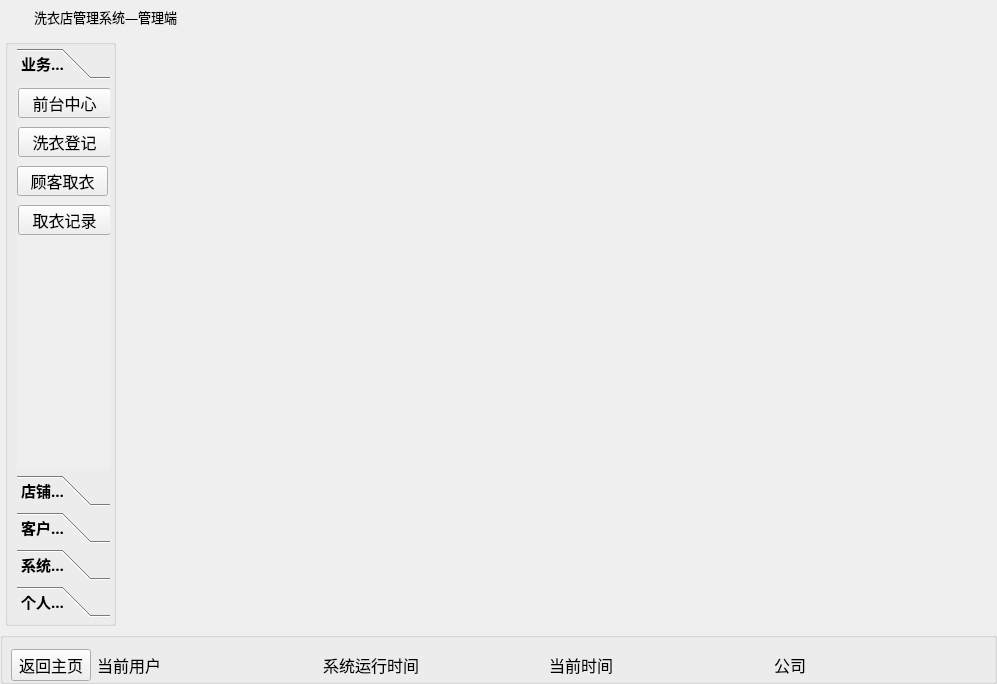
<?xml version="1.0" encoding="UTF-8"?>
<ui version="4.0">
 <class>Widget</class>
 <widget class="QWidget" name="Widget">
  <property name="geometry">
   <rect>
    <x>0</x>
    <y>0</y>
    <width>997</width>
    <height>684</height>
   </rect>
  </property>
  <property name="windowTitle">
   <string>Widget</string>
  </property>
  <layout class="QVBoxLayout" name="verticalLayout_4">
   <property name="leftMargin">
    <number>0</number>
   </property>
   <property name="topMargin">
    <number>0</number>
   </property>
   <property name="rightMargin">
    <number>0</number>
   </property>
   <property name="bottomMargin">
    <number>0</number>
   </property>
   <item>
    <layout class="QVBoxLayout" name="verticalLayout_3">
     <item>
      <widget class="QWidget" name="widget_title" native="true">
       <property name="sizePolicy">
        <sizepolicy hsizetype="Preferred" vsizetype="Maximum">
         <horstretch>0</horstretch>
         <verstretch>0</verstretch>
        </sizepolicy>
       </property>
       <property name="minimumSize">
        <size>
         <width>100</width>
         <height>33</height>
        </size>
       </property>
       <property name="mouseTracking">
        <bool>false</bool>
       </property>
       <layout class="QHBoxLayout" name="horizontalLayout_2" stretch="0,0,0">
        <property name="spacing">
         <number>4</number>
        </property>
        <property name="sizeConstraint">
         <enum>QLayout::SetNoConstraint</enum>
        </property>
        <property name="leftMargin">
         <number>0</number>
        </property>
        <property name="topMargin">
         <number>0</number>
        </property>
        <property name="rightMargin">
         <number>0</number>
        </property>
        <property name="bottomMargin">
         <number>0</number>
        </property>
        <item>
         <widget class="QLabel" name="lab_Ico">
          <property name="sizePolicy">
           <sizepolicy hsizetype="Minimum" vsizetype="Preferred">
            <horstretch>0</horstretch>
            <verstretch>0</verstretch>
           </sizepolicy>
          </property>
          <property name="minimumSize">
           <size>
            <width>30</width>
            <height>0</height>
           </size>
          </property>
          <property name="text">
           <string/>
          </property>
          <property name="alignment">
           <set>Qt::AlignCenter</set>
          </property>
         </widget>
        </item>
        <item>
         <widget class="QLabel" name="lab_Title">
          <property name="sizePolicy">
           <sizepolicy hsizetype="Expanding" vsizetype="Preferred">
            <horstretch>0</horstretch>
            <verstretch>0</verstretch>
           </sizepolicy>
          </property>
          <property name="font">
           <font>
            <family>微软雅黑</family>
            <pointsize>10</pointsize>
            <weight>50</weight>
            <italic>false</italic>
            <bold>false</bold>
           </font>
          </property>
          <property name="styleSheet">
           <string notr="true">font: 10pt &quot;微软雅黑&quot;;</string>
          </property>
          <property name="text">
           <string>洗衣店管理系统—管理端</string>
          </property>
          <property name="alignment">
           <set>Qt::AlignLeading|Qt::AlignLeft|Qt::AlignVCenter</set>
          </property>
         </widget>
        </item>
        <item>
         <widget class="QWidget" name="widget_menu" native="true">
          <property name="sizePolicy">
           <sizepolicy hsizetype="Minimum" vsizetype="Preferred">
            <horstretch>0</horstretch>
            <verstretch>0</verstretch>
           </sizepolicy>
          </property>
          <layout class="QHBoxLayout" name="horizontalLayout">
           <property name="spacing">
            <number>0</number>
           </property>
           <property name="leftMargin">
            <number>0</number>
           </property>
           <property name="topMargin">
            <number>0</number>
           </property>
           <property name="rightMargin">
            <number>0</number>
           </property>
           <property name="bottomMargin">
            <number>0</number>
           </property>
           <item>
            <widget class="QPushButton" name="btnMenu">
             <property name="sizePolicy">
              <sizepolicy hsizetype="Minimum" vsizetype="Expanding">
               <horstretch>0</horstretch>
               <verstretch>0</verstretch>
              </sizepolicy>
             </property>
             <property name="minimumSize">
              <size>
               <width>31</width>
               <height>0</height>
              </size>
             </property>
             <property name="cursor">
              <cursorShape>ArrowCursor</cursorShape>
             </property>
             <property name="focusPolicy">
              <enum>Qt::NoFocus</enum>
             </property>
             <property name="toolTip">
              <string>菜单</string>
             </property>
             <property name="text">
              <string/>
             </property>
             <property name="flat">
              <bool>true</bool>
             </property>
            </widget>
           </item>
           <item>
            <widget class="QPushButton" name="btnMenu_Min">
             <property name="sizePolicy">
              <sizepolicy hsizetype="Minimum" vsizetype="Expanding">
               <horstretch>0</horstretch>
               <verstretch>0</verstretch>
              </sizepolicy>
             </property>
             <property name="minimumSize">
              <size>
               <width>31</width>
               <height>0</height>
              </size>
             </property>
             <property name="cursor">
              <cursorShape>ArrowCursor</cursorShape>
             </property>
             <property name="focusPolicy">
              <enum>Qt::NoFocus</enum>
             </property>
             <property name="toolTip">
              <string>最小化</string>
             </property>
             <property name="text">
              <string/>
             </property>
             <property name="flat">
              <bool>true</bool>
             </property>
            </widget>
           </item>
           <item>
            <widget class="QPushButton" name="btnMenu_Max">
             <property name="sizePolicy">
              <sizepolicy hsizetype="Minimum" vsizetype="Expanding">
               <horstretch>0</horstretch>
               <verstretch>0</verstretch>
              </sizepolicy>
             </property>
             <property name="minimumSize">
              <size>
               <width>31</width>
               <height>0</height>
              </size>
             </property>
             <property name="cursor">
              <cursorShape>ArrowCursor</cursorShape>
             </property>
             <property name="focusPolicy">
              <enum>Qt::NoFocus</enum>
             </property>
             <property name="toolTip">
              <string>最大化</string>
             </property>
             <property name="text">
              <string/>
             </property>
             <property name="flat">
              <bool>true</bool>
             </property>
            </widget>
           </item>
           <item>
            <widget class="QPushButton" name="btnMenu_Close">
             <property name="sizePolicy">
              <sizepolicy hsizetype="Minimum" vsizetype="Expanding">
               <horstretch>0</horstretch>
               <verstretch>0</verstretch>
              </sizepolicy>
             </property>
             <property name="minimumSize">
              <size>
               <width>40</width>
               <height>0</height>
              </size>
             </property>
             <property name="cursor">
              <cursorShape>ArrowCursor</cursorShape>
             </property>
             <property name="focusPolicy">
              <enum>Qt::NoFocus</enum>
             </property>
             <property name="toolTip">
              <string>关闭</string>
             </property>
             <property name="text">
              <string/>
             </property>
             <property name="flat">
              <bool>true</bool>
             </property>
            </widget>
           </item>
          </layout>
         </widget>
        </item>
       </layout>
      </widget>
     </item>
     <item>
      <layout class="QHBoxLayout" name="horizontalLayout_4">
       <property name="leftMargin">
        <number>5</number>
       </property>
       <item>
        <widget class="QGroupBox" name="groupBox">
         <property name="sizePolicy">
          <sizepolicy hsizetype="Maximum" vsizetype="Preferred">
           <horstretch>0</horstretch>
           <verstretch>0</verstretch>
          </sizepolicy>
         </property>
         <property name="minimumSize">
          <size>
           <width>110</width>
           <height>0</height>
          </size>
         </property>
         <property name="title">
          <string/>
         </property>
         <layout class="QVBoxLayout" name="verticalLayout">
          <property name="leftMargin">
           <number>9</number>
          </property>
          <property name="topMargin">
           <number>3</number>
          </property>
          <property name="rightMargin">
           <number>3</number>
          </property>
          <property name="bottomMargin">
           <number>6</number>
          </property>
          <item>
           <widget class="QToolBox" name="toolBox">
            <property name="sizePolicy">
             <sizepolicy hsizetype="Maximum" vsizetype="Preferred">
              <horstretch>0</horstretch>
              <verstretch>0</verstretch>
             </sizepolicy>
            </property>
            <property name="minimumSize">
             <size>
              <width>93</width>
              <height>0</height>
             </size>
            </property>
            <property name="font">
             <font>
              <family>楷体</family>
              <pointsize>11</pointsize>
              <weight>75</weight>
              <bold>true</bold>
             </font>
            </property>
            <property name="cursor">
             <cursorShape>ArrowCursor</cursorShape>
            </property>
            <property name="styleSheet">
             <string notr="true"/>
            </property>
            <property name="currentIndex">
             <number>0</number>
            </property>
            <widget class="QWidget" name="page_5">
             <property name="geometry">
              <rect>
               <x>0</x>
               <y>0</y>
               <width>93</width>
               <height>415</height>
              </rect>
             </property>
             <attribute name="label">
              <string>业务管理</string>
             </attribute>
             <widget class="QPushButton" name="pbnCheck">
              <property name="geometry">
               <rect>
                <x>1</x>
                <y>42</y>
                <width>93</width>
                <height>30</height>
               </rect>
              </property>
              <property name="minimumSize">
               <size>
                <width>0</width>
                <height>30</height>
               </size>
              </property>
              <property name="font">
               <font>
                <family>黑体</family>
                <pointsize>12</pointsize>
                <weight>9</weight>
                <italic>false</italic>
                <bold>false</bold>
               </font>
              </property>
              <property name="cursor">
               <cursorShape>OpenHandCursor</cursorShape>
              </property>
              <property name="toolTip">
               <string>来客登记</string>
              </property>
              <property name="styleSheet">
               <string notr="true">font: 75 12pt &quot;黑体&quot;;</string>
              </property>
              <property name="text">
               <string>洗衣登记</string>
              </property>
             </widget>
             <widget class="QPushButton" name="pbnAsk">
              <property name="geometry">
               <rect>
                <x>1</x>
                <y>3</y>
                <width>93</width>
                <height>30</height>
               </rect>
              </property>
              <property name="minimumSize">
               <size>
                <width>0</width>
                <height>30</height>
               </size>
              </property>
              <property name="font">
               <font>
                <family>黑体</family>
                <pointsize>12</pointsize>
                <weight>9</weight>
                <italic>false</italic>
                <bold>false</bold>
               </font>
              </property>
              <property name="cursor">
               <cursorShape>OpenHandCursor</cursorShape>
              </property>
              <property name="toolTip">
               <string>前台中心</string>
              </property>
              <property name="styleSheet">
               <string notr="true">font: 75 12pt &quot;黑体&quot;;</string>
              </property>
              <property name="text">
               <string>前台中心</string>
              </property>
             </widget>
             <widget class="QPushButton" name="pbnHint">
              <property name="geometry">
               <rect>
                <x>1</x>
                <y>120</y>
                <width>93</width>
                <height>30</height>
               </rect>
              </property>
              <property name="minimumSize">
               <size>
                <width>0</width>
                <height>30</height>
               </size>
              </property>
              <property name="font">
               <font>
                <family>黑体</family>
                <pointsize>12</pointsize>
                <weight>9</weight>
                <italic>false</italic>
                <bold>false</bold>
               </font>
              </property>
              <property name="cursor">
               <cursorShape>OpenHandCursor</cursorShape>
              </property>
              <property name="toolTip">
               <string>功能开发中</string>
              </property>
              <property name="styleSheet">
               <string notr="true">font: 75 12pt &quot;黑体&quot;;</string>
              </property>
              <property name="text">
               <string>取衣记录</string>
              </property>
             </widget>
             <widget class="QPushButton" name="pbnCheckOut">
              <property name="geometry">
               <rect>
                <x>0</x>
                <y>81</y>
                <width>91</width>
                <height>30</height>
               </rect>
              </property>
              <property name="minimumSize">
               <size>
                <width>0</width>
                <height>30</height>
               </size>
              </property>
              <property name="font">
               <font>
                <family>黑体</family>
                <pointsize>12</pointsize>
                <weight>9</weight>
                <italic>false</italic>
                <bold>false</bold>
               </font>
              </property>
              <property name="cursor">
               <cursorShape>OpenHandCursor</cursorShape>
              </property>
              <property name="toolTip">
               <string>客务中心</string>
              </property>
              <property name="styleSheet">
               <string notr="true">font: 75 12pt &quot;黑体&quot;;</string>
              </property>
              <property name="text">
               <string>顾客取衣</string>
              </property>
             </widget>
            </widget>
            <widget class="QWidget" name="page_9">
             <property name="geometry">
              <rect>
               <x>0</x>
               <y>0</y>
               <width>93</width>
               <height>415</height>
              </rect>
             </property>
             <attribute name="label">
              <string>店铺信息</string>
             </attribute>
             <widget class="QPushButton" name="pbnRoomLock">
              <property name="geometry">
               <rect>
                <x>0</x>
                <y>41</y>
                <width>93</width>
                <height>30</height>
               </rect>
              </property>
              <property name="minimumSize">
               <size>
                <width>0</width>
                <height>30</height>
               </size>
              </property>
              <property name="font">
               <font>
                <family>黑体</family>
                <pointsize>12</pointsize>
                <weight>9</weight>
                <italic>false</italic>
                <bold>false</bold>
               </font>
              </property>
              <property name="cursor">
               <cursorShape>OpenHandCursor</cursorShape>
              </property>
              <property name="styleSheet">
               <string notr="true">font: 75 12pt &quot;黑体&quot;;</string>
              </property>
              <property name="text">
               <string>店铺浏览</string>
              </property>
             </widget>
             <widget class="QPushButton" name="pbnModify">
              <property name="geometry">
               <rect>
                <x>0</x>
                <y>78</y>
                <width>93</width>
                <height>30</height>
               </rect>
              </property>
              <property name="minimumSize">
               <size>
                <width>0</width>
                <height>30</height>
               </size>
              </property>
              <property name="font">
               <font>
                <family>黑体</family>
                <pointsize>12</pointsize>
                <weight>9</weight>
                <italic>false</italic>
                <bold>false</bold>
               </font>
              </property>
              <property name="cursor">
               <cursorShape>OpenHandCursor</cursorShape>
              </property>
              <property name="styleSheet">
               <string notr="true">font: 75 12pt &quot;黑体&quot;;</string>
              </property>
              <property name="text">
               <string>价格调整</string>
              </property>
             </widget>
             <widget class="QPushButton" name="pbnRoomInfo">
              <property name="geometry">
               <rect>
                <x>0</x>
                <y>4</y>
                <width>93</width>
                <height>30</height>
               </rect>
              </property>
              <property name="minimumSize">
               <size>
                <width>0</width>
                <height>30</height>
               </size>
              </property>
              <property name="font">
               <font>
                <family>黑体</family>
                <pointsize>12</pointsize>
                <weight>9</weight>
                <italic>false</italic>
                <bold>false</bold>
               </font>
              </property>
              <property name="cursor">
               <cursorShape>OpenHandCursor</cursorShape>
              </property>
              <property name="toolTip">
               <string>机器介绍</string>
              </property>
              <property name="styleSheet">
               <string notr="true">font: 75 12pt &quot;黑体&quot;;</string>
              </property>
              <property name="text">
               <string>机器介绍</string>
              </property>
             </widget>
            </widget>
            <widget class="QWidget" name="page_6">
             <property name="geometry">
              <rect>
               <x>0</x>
               <y>0</y>
               <width>93</width>
               <height>415</height>
              </rect>
             </property>
             <attribute name="label">
              <string>客户管理</string>
             </attribute>
             <widget class="QPushButton" name="pbnRegisterInfo">
              <property name="geometry">
               <rect>
                <x>0</x>
                <y>0</y>
                <width>93</width>
                <height>30</height>
               </rect>
              </property>
              <property name="minimumSize">
               <size>
                <width>0</width>
                <height>30</height>
               </size>
              </property>
              <property name="font">
               <font>
                <family>黑体</family>
                <pointsize>12</pointsize>
                <weight>9</weight>
                <italic>false</italic>
                <bold>false</bold>
               </font>
              </property>
              <property name="cursor">
               <cursorShape>OpenHandCursor</cursorShape>
              </property>
              <property name="styleSheet">
               <string notr="true">font: 75 12pt &quot;黑体&quot;;</string>
              </property>
              <property name="text">
               <string>注册用户</string>
              </property>
             </widget>
            </widget>
            <widget class="QWidget" name="page_2">
             <property name="geometry">
              <rect>
               <x>0</x>
               <y>0</y>
               <width>93</width>
               <height>415</height>
              </rect>
             </property>
             <attribute name="label">
              <string>系统设置</string>
             </attribute>
             <widget class="QPushButton" name="pbnBackDatabase">
              <property name="geometry">
               <rect>
                <x>0</x>
                <y>0</y>
                <width>93</width>
                <height>30</height>
               </rect>
              </property>
              <property name="minimumSize">
               <size>
                <width>0</width>
                <height>30</height>
               </size>
              </property>
              <property name="font">
               <font>
                <family>黑体</family>
                <pointsize>12</pointsize>
                <weight>9</weight>
                <italic>false</italic>
                <bold>false</bold>
               </font>
              </property>
              <property name="cursor">
               <cursorShape>OpenHandCursor</cursorShape>
              </property>
              <property name="toolTip">
               <string>数据库备份</string>
              </property>
              <property name="styleSheet">
               <string notr="true">font: 75 12pt &quot;黑体&quot;;</string>
              </property>
              <property name="text">
               <string>数据备份</string>
              </property>
             </widget>
            </widget>
            <widget class="QWidget" name="page_3">
             <property name="geometry">
              <rect>
               <x>0</x>
               <y>0</y>
               <width>93</width>
               <height>415</height>
              </rect>
             </property>
             <attribute name="label">
              <string>个人中心</string>
             </attribute>
             <widget class="QPushButton" name="pbnModiftPwd">
              <property name="geometry">
               <rect>
                <x>0</x>
                <y>10</y>
                <width>93</width>
                <height>30</height>
               </rect>
              </property>
              <property name="minimumSize">
               <size>
                <width>0</width>
                <height>30</height>
               </size>
              </property>
              <property name="font">
               <font>
                <family>黑体</family>
                <pointsize>12</pointsize>
                <weight>9</weight>
                <italic>false</italic>
                <bold>false</bold>
               </font>
              </property>
              <property name="cursor">
               <cursorShape>OpenHandCursor</cursorShape>
              </property>
              <property name="toolTip">
               <string>修改密码</string>
              </property>
              <property name="styleSheet">
               <string notr="true">font: 75 12pt &quot;黑体&quot;;</string>
              </property>
              <property name="text">
               <string>修改密码</string>
              </property>
             </widget>
             <widget class="QPushButton" name="pbnLonBlog">
              <property name="geometry">
               <rect>
                <x>0</x>
                <y>50</y>
                <width>93</width>
                <height>30</height>
               </rect>
              </property>
              <property name="minimumSize">
               <size>
                <width>0</width>
                <height>30</height>
               </size>
              </property>
              <property name="font">
               <font>
                <family>黑体</family>
                <pointsize>12</pointsize>
                <weight>9</weight>
                <italic>false</italic>
                <bold>false</bold>
               </font>
              </property>
              <property name="cursor">
               <cursorShape>OpenHandCursor</cursorShape>
              </property>
              <property name="toolTip">
               <string>操作日志</string>
              </property>
              <property name="styleSheet">
               <string notr="true">font: 75 12pt &quot;黑体&quot;;</string>
              </property>
              <property name="text">
               <string>操作日志</string>
              </property>
             </widget>
            </widget>
           </widget>
          </item>
         </layout>
        </widget>
       </item>
       <item>
        <widget class="QStackedWidget" name="stackedWidget">
         <property name="styleSheet">
          <string notr="true"/>
         </property>
         <property name="currentIndex">
          <number>0</number>
         </property>
         <widget class="QWidget" name="page_7">
          <layout class="QVBoxLayout" name="verticalLayout_2">
           <item>
            <widget class="QLabel" name="label">
             <property name="styleSheet">
              <string notr="true">background-image: url(:/image/room/back.jpg);</string>
             </property>
             <property name="text">
              <string/>
             </property>
            </widget>
           </item>
          </layout>
         </widget>
         <widget class="QWidget" name="page_8"/>
        </widget>
       </item>
      </layout>
     </item>
     <item>
      <widget class="QGroupBox" name="groupBox_Down">
       <property name="sizePolicy">
        <sizepolicy hsizetype="Preferred" vsizetype="Maximum">
         <horstretch>0</horstretch>
         <verstretch>0</verstretch>
        </sizepolicy>
       </property>
       <property name="title">
        <string/>
       </property>
       <layout class="QHBoxLayout" name="horizontalLayout_3">
        <property name="leftMargin">
         <number>0</number>
        </property>
        <property name="topMargin">
         <number>11</number>
        </property>
        <property name="rightMargin">
         <number>0</number>
        </property>
        <property name="bottomMargin">
         <number>0</number>
        </property>
        <item>
         <spacer name="horizontalSpacer">
          <property name="orientation">
           <enum>Qt::Horizontal</enum>
          </property>
          <property name="sizeType">
           <enum>QSizePolicy::Maximum</enum>
          </property>
          <property name="sizeHint" stdset="0">
           <size>
            <width>8</width>
            <height>20</height>
           </size>
          </property>
         </spacer>
        </item>
        <item>
         <widget class="QPushButton" name="pbnbackhome">
          <property name="sizePolicy">
           <sizepolicy hsizetype="Maximum" vsizetype="Fixed">
            <horstretch>0</horstretch>
            <verstretch>0</verstretch>
           </sizepolicy>
          </property>
          <property name="font">
           <font>
            <family>楷体</family>
            <pointsize>12</pointsize>
           </font>
          </property>
          <property name="cursor">
           <cursorShape>OpenHandCursor</cursorShape>
          </property>
          <property name="toolTip">
           <string>返回主页</string>
          </property>
          <property name="text">
           <string>返回主页</string>
          </property>
         </widget>
        </item>
        <item>
         <widget class="QLabel" name="label_CurrentUser">
          <property name="font">
           <font>
            <pointsize>12</pointsize>
           </font>
          </property>
          <property name="text">
           <string>当前用户</string>
          </property>
         </widget>
        </item>
        <item>
         <widget class="QLabel" name="label_SoftTime">
          <property name="font">
           <font>
            <pointsize>12</pointsize>
           </font>
          </property>
          <property name="text">
           <string>系统运行时间</string>
          </property>
         </widget>
        </item>
        <item>
         <widget class="QLabel" name="label_CurrentTime">
          <property name="font">
           <font>
            <pointsize>12</pointsize>
           </font>
          </property>
          <property name="text">
           <string>当前时间</string>
          </property>
         </widget>
        </item>
        <item>
         <widget class="QLabel" name="label_CompanyName">
          <property name="font">
           <font>
            <pointsize>12</pointsize>
           </font>
          </property>
          <property name="text">
           <string>公司</string>
          </property>
         </widget>
        </item>
       </layout>
      </widget>
     </item>
    </layout>
   </item>
  </layout>
 </widget>
 <layoutdefault spacing="6" margin="11"/>
 <resources/>
 <connections/>
</ui>
